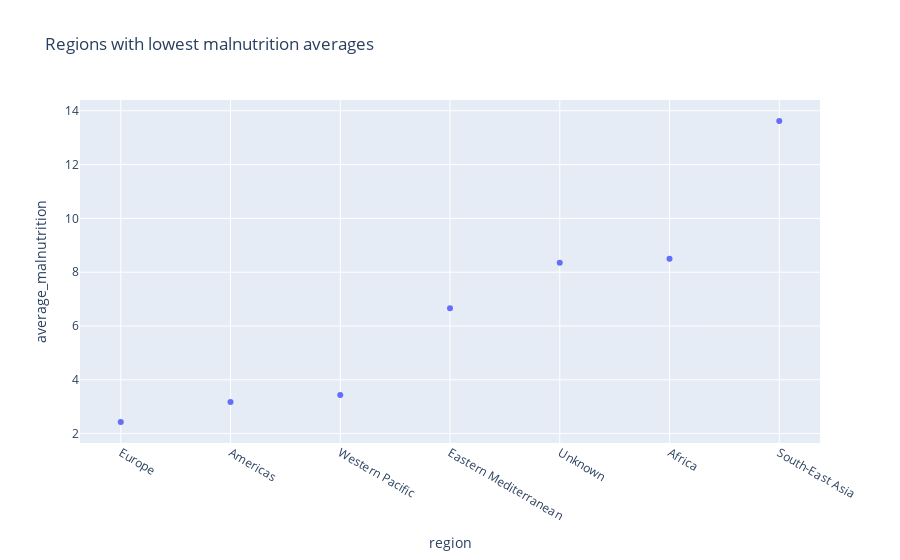

The notebook cell this image was saved under:
### Code cell
# Regions with lowest malnutrition averages


qn7="""select region,avg(mean_estimate) average_malnutrition from malnutrition_table
group by region
order by average_malnutrition asc;"""

df_mal_qn7= pd.read_sql(qn7,engine)
df_mal_qn7

fig= px.scatter(
    df_mal_qn7,
    x="region",
    y="average_malnutrition",
    title="Regions with lowest malnutrition averages"
)

fig.show()

### Figure 1 — Plotly figure (JSON) as saved in the notebook; plotly's stock layout.template omitted (floating-point values rounded to 4 significant figures)
{"data": [{"hovertemplate": "region=%{x}<br>average_malnutrition=%{y}<extra></extra>", "legendgroup": "", "marker": {"color": "#636efa", "symbol": "circle"}, "mode": "markers", "name": "", "orientation": "v", "showlegend": false, "type": "scatter", "x": ["Europe", "Americas", "Western Pacific", "Eastern Mediterranean", "Unknown", "Africa", "South-East Asia"], "xaxis": "x", "y": [2.427, 3.175, 3.435, 6.661, 8.354, 8.502, 13.62], "yaxis": "y"}], "layout": {"legend": {"tracegroupgap": 0}, "title": {"text": "Regions with lowest malnutrition averages"}, "xaxis": {"anchor": "y", "domain": [0, 1], "title": {"text": "region"}}, "yaxis": {"anchor": "x", "domain": [0, 1], "title": {"text": "average_malnutrition"}}}}
